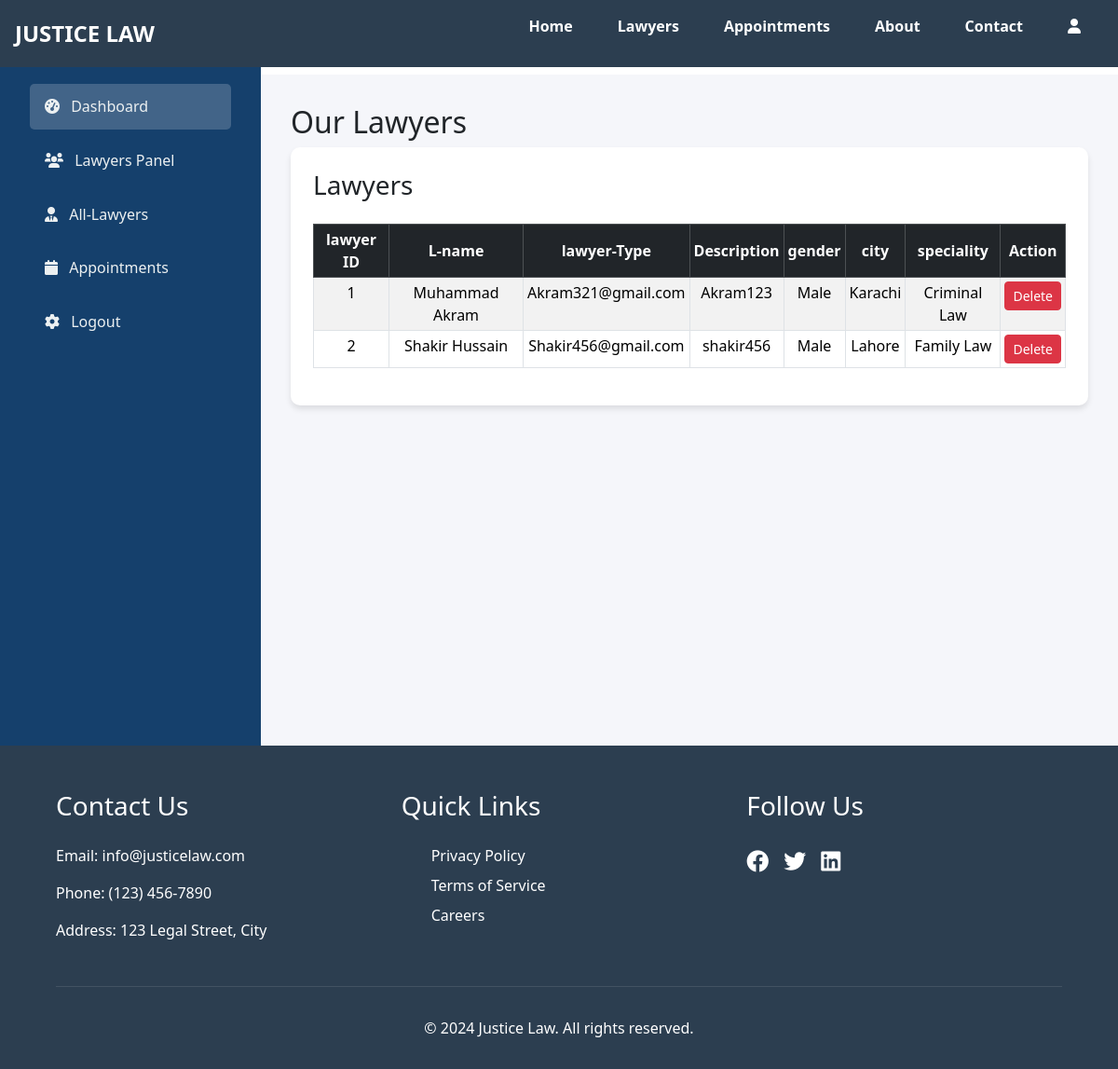
The page /admin-lawyers.php (signed in) on the database its author committed.
### tables this page shows
CREATE TABLE `lawyers` (
  `id` int(11) NOT NULL,
  `name` varchar(100) DEFAULT NULL,
  `email` varchar(100) DEFAULT NULL,
  `gender` varchar(20) DEFAULT NULL,
  `city` varchar(100) DEFAULT NULL,
  `password` varchar(100) DEFAULT NULL,
  `specialty` varchar(100) DEFAULT NULL,
  `experience` int(11) DEFAULT NULL,
  `photo` varchar(255) DEFAULT NULL
);

### admin-lawyers.php (the view, shortened to what this page needs)
<!DOCTYPE html>
<html lang="en">
<head>
    <link href="https://cdn.jsdelivr.net/npm/bootstrap@5.3.2/dist/css/bootstrap.min.css" rel="stylesheet">
    <link href="https://cdnjs.cloudflare.com/ajax/libs/font-awesome/6.0.0/css/all.min.css" rel="stylesheet">
</head>
<body>
    <?php include 'navbar.php' ?>
    <div class="admin-container">
        <div class="admin-sidebar">
            <h3 class="mb-4">VIP Admin</h3>
            <nav>
                <a href="admin-panel.php" class="nav-link active">
                    <i class="fas fa-tachometer-alt me-2"></i>
                    <span>Dashboard</span>
                </a>
                <a href="lawyer-dashboard.php" class="nav-link">
                    <i class="fas fa-users me-2"></i>
                    <span>Lawyers Panel</span>
                </a>
                <a href="admin-lawyers.php" class="nav-link">
                    <i class="fas fa-user-tie me-2"></i>
                    <span>All-Lawyers</span>
                </a>
                <a href="appointments.php" class="nav-link">
                    <i class="fas fa-calendar me-2"></i>
                    <span>Appointments</span>
                </a>
                <a href="admin-logout.php" class="nav-link">
                    <i class="fas fa-cog me-2"></i>
                    <span>Logout</span>
                </a>
            </nav>
        </div>
        <div class="admin-content">
        <h2>Our Lawyers</h2>
        <div class="vip-table">
               <h3 class="mb-4">Lawyers</h3>
               <table class="table table-striped table-bordered table-hover table-responsive table-sm">
                   <thead class="table-dark text-center align-middle ">
                       <tr>
                           <th>lawyer ID</th>
                           <th>L-name</th>
                           <th>lawyer-Type</th>
                           <th>Description</th>
                           <th>gender</th>
                           <th>city</th>
                           <th>speciality</th>
                           <th>Action</th>
                       </tr>
                   </thead>
                   <tbody class="text-center">
                       <?php
                       include 'dbconnect.php';
                       $query = "SELECT * FROM lawyers";
                       $result = mysqli_query($conn, $query);
                       while ($row = mysqli_fetch_assoc($result)) {
                       ?>
                       <tr>
                           <td><?php echo $row['id']; ?></td>
                           <td><?php echo $row['name']; ?></td>
                           <td><?php echo $row['email']; ?></td>
                           <td><?php echo $row['password']; ?></td>
                           <td><?php echo $row['gender']; ?></td>
                           <td><?php echo $row['city']; ?></td>
                           <td><?php echo $row['specialty']; ?></td>
                           <td>
                               <a href="delete-case.php?id=<?php echo $row['id']; ?>"
                                   class="btn btn-sm btn-danger"
                                   onclick="return confirm('Are you sure you want to delete this data?');">
                                   Delete
                               </a>
                           </td>
                       </tr>
                       <?php
                   }
                   ?>
               </tbody>
               </table>
           </div>
        </div>
    </div>
    <?php include 'footer.php' ?>
</body>
</html>

### admin-lawyers.php (style rules this page uses)
:root { --primary-color: #15406cff; --secondary-color: #1a426bff; --accent-color: #3498db; --text-light: #ecf0f1; }
.admin-container { display: flex; min-height: 100vh; }
.admin-sidebar { width: 280px; background: var(--primary-color); padding: 2rem; color: var(--text-light); }
.admin-content { flex: 1; padding: 2rem; margin-top: 80px; background: #f5f6fa; }
.active { background: #f5f6fa33; }
.vip-table { background: white; border-radius: 10px; box-shadow: 0 4px 6px rgba(0,0,0,0.1); padding: 1.5rem; }
.nav-link { color: var(--text-light); padding: 0.8rem 1rem; margin: 0.5rem 0; border-radius: 5px; transition: all 0.3s ease; }

### rows shown on the page
lawyers: id "1", name "Muhammad Akram", email "Akram321@gmail.com", password "Akram123", gender "Male", city "Karachi", specialty "Criminal Law"
lawyers: id "2", name "Shakir Hussain", email "Shakir456@gmail.com", password "shakir456", gender "Male", city "Lahore", specialty "Family Law"
